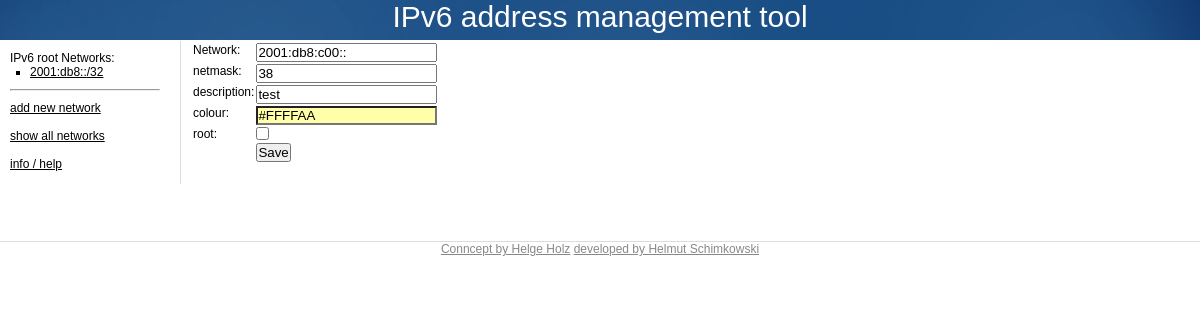
The app's page /?action=editNetworkForm&id=824 with its own data.
### tables this page shows
CREATE TABLE IF NOT EXISTS `ipamv6` (
  `id` int(11) NOT NULL AUTO_INCREMENT,
  `network` varchar(39) NOT NULL,
  `network_bin` varchar(128) NOT NULL,
  `mask` int(3) NOT NULL,
  `root` double NOT NULL,
  `color` varchar(7) NOT NULL,
  `description` text NOT NULL,
  PRIMARY KEY (`id`)
);

### class/mysq.class.php (called while the page is built, shortened)
<?php
class mysql
{
    private $host     = '';
    private $user     = '';
    private $passwort     = '';
    private $dbname     = '';
    private $last_injection = '';
    private $conn_id = null;
    public function __construct()
    {
        $this->host     = DB_HOST.":".DB_PORT;
        $this->user     = DB_USER;
        $this->passwort = DB_PASS;
        $this->dbname     = DB_NAME;
        return($this->conn_id);
    }
    private function connect_mysql()
    {
        $this->conn_id = new mysqli($this->host,$this->user,$this->passwort, $this->dbname);
    }
    public function query($sqlcode)
    {
        $this->last_injection = $this->conn_id->query($sqlcode);
        return($this->last_injection);
    }
    public function array_result($sql = NULL, &$row = '')
    {
        $inc = '';
        if($sql === NULL)
        {
            $inc = $this->last_injection;
            } else {
            $inc = $sql;
        }
        $row = mysqli_fetch_array($inc);
        return($row);
    }
}
?>

### class/ipv6.php (called while the page is built, shortened)
<?php
class IPv6
{
	private $myAddress;
	public $myPrefix;
	public function initHex($net, $prefix)
	{
		$this->myPrefix = $prefix;
	}
	public function initBinary($bin, $mask)
	{
		$return = "";
		for($i=0; $i < strlen($bin)/4 ; $i++)
		{
			if(($i % 4)==0 && $i!=0)
				$return = $return.":";
			$part = substr($bin, ($i*4), 4);
			if($part=="0000")
				$return = $return."0";
			elseif($part=="0001")
			$return = $return."1";
			elseif($part=="0010")
			$return = $return."2";
			elseif($part=="0011")
			$return = $return."3";
			elseif($part=="0100")
			$return = $return."4";
			elseif($part=="0101")
			$return = $return."5";
			elseif($part=="0110")
			$return = $return."6";
			elseif($part=="0111")
			$return = $return."7";
			elseif($part=="1000")
			$return = $return."8";
			elseif($part=="1001")
			$return = $return."9";
			elseif($part=="1010")
			$return = $return."a";
			elseif($part=="1011")
			$return = $return."b";
			elseif($part=="1100")
			$return = $return."c";
			elseif($part=="1101")
			$return = $return."d";
			elseif($part=="1110")
			$return = $return."e";
			elseif($part=="1111")
			$return = $return."f";
		}
		$this->myPrefix = $mask;
		$this->myAddress = $return;
	}
	private function expand($addr)
	{
		if (strpos($addr, '::') !== false) {
			$part = explode('::', $addr);
			$part[0] = explode(':', $part[0]);
			$part[1] = explode(':', $part[1]);
			$missing = array();
			for ($i = 0; $i < (8 - (count($part[0]) + count($part[1]))); $i++)
				array_push($missing, '0000');
			$missing = array_merge($part[0], $missing);
			$part = array_merge($missing, $part[1]);
		} else {
			$part = explode(":", $addr);
		}
		$result = implode(':', $part);
		if (strlen($result) == 39) {
			$this->myAddress = $result;
		} else {
			return false;
		}
	}
	public function getMyCompressedAddress()
	{
		return inet_ntop(inet_pton($this->myAddress));
	}
	public function binAddress()
	{
		$result ="";
		$addr = str_replace(":", "", $this->myAddress);
		for ($i=0; $i < strlen($addr); $i++)
		{
			if($addr[$i]=="0")
				$result = $result."0000";
			elseif ($addr[$i]=="1")
			$result = $result."0001";
			elseif ($addr[$i]=="2")
			$result = $result."0010";
			elseif ($addr[$i]=="3")
			$result = $result."0011";
			elseif ($addr[$i]=="4")
			$result = $result."0100";
			elseif ($addr[$i]=="5")
			$result = $result."0101";
			elseif ($addr[$i]=="6")
			$result = $result."0110";
			elseif ($addr[$i]=="7")
			$result = $result."0111";
			elseif ($addr[$i]=="8")
			$result = $result."1000";
			elseif ($addr[$i]=="9")
			$result = $result."1001";
			elseif ($addr[$i]=="a" || $addr[$i]=="A")
			$result = $result."1010";
			elseif ($addr[$i]=="b" || $addr[$i]=="B")
			$result = $result."1011";
			elseif ($addr[$i]=="c" || $addr[$i]=="C")
			$result = $result."1100";
			elseif ($addr[$i]=="d" || $addr[$i]=="D")
			$result = $result."1101";
			elseif ($addr[$i]=="e" || $addr[$i]=="E")
			$result = $result."1110";
			elseif ($addr[$i]=="f" || $addr[$i]=="F")
			$result = $result."1111";
		}
		return $result;
	}
	public function binMask()
	{
		$result=str_repeat("1", $this->myPrefix);
		$result=$result.str_repeat("0", 128-$this->myPrefix);
		return $result;
	}
	public function binNetwork()
	{
		$result = "";
		$binAddr=$this->binAddress();
		$binMask=$this->binMask();
		for($i=0; $i < strlen($binMask); $i++)
		{
			if($binMask[$i]=='1')
				$result = $result.$binAddr[$i];
			else
				$result = $result."0";
		}
		return $result;
	}
	public function hexExpandedNetwork()
	{
		$return = "";
		$bin = $this->binNetwork();
		for($i=0; $i < strlen($bin)/4 ; $i++)
		{
			if(($i % 4)==0 && $i!=0)
				$return = $return.":";
			$part = substr($bin, ($i*4), 4);
			if($part=="0000")
				$return = $return."0";
			elseif($part=="0001")
			$return = $return."1";
			elseif($part=="0010")
			$return = $return."2";
			elseif($part=="0011")
			$return = $return."3";
			elseif($part=="0100")
			$return = $return."4";
			elseif($part=="0101")
			$return = $return."5";
			elseif($part=="0110")
			$return = $return."6";
			elseif($part=="0111")
			$return = $return."7";
			elseif($part=="1000")
			$return = $return."8";
			elseif($part=="1001")
			$return = $return."9";
			elseif($part=="1010")
			$return = $return."a";
			elseif($part=="1011")
			$return = $return."b";
			elseif($part=="1100")
			$return = $return."c";
			elseif($part=="1101")
			$return = $return."d";
			elseif($part=="1110")
			$return = $return."e";
			elseif($part=="1111")
			$return = $return."f";
		}
		return $return;
	}
	public function hexCompressedNetwork()
	{
		return inet_ntop(inet_pton($this->hexExpandedNetwork()));
	}
}
?>

### editNetworkForm.php (the view, shortened to what this page needs)
<?php
$id = $_GET['id'];
$q = "SELECT * FROM `ipamv6` WHERE `id`='".$id."' LIMIT 1;";
$res = $sql->query($q);
$row = $sql->array_result($res);
$rootNetwork = new IPv6();
$rootNetwork->initBinary($row['network_bin'], $row['mask']);
?>
<form action="./" method="get">
	<table>
		<tr>
			<td>Network:</td>
			<td><input type="text" name="newNetwork" value="<?php echo $rootNetwork->getMyCompressedAddress(); ?>"></td>
		</tr>
		<tr>
			<td>netmask:</td>
			<td><input type="text" name="newMask" value="<?php echo $row['mask']; ?>"></td>
		</tr>
		<tr>
			<td>description:</td>
			<td><input type="text" name="newDescription" value="<?php echo $row['description']; ?>"></td>
		</tr>
		<tr>
			<td>colour:</td>
			<td>
				<input type="text" class="color {hash:true,pickerPosition:'right',pickerClosable:true}" name="newColor" value="<?php echo $row['color']; ?>">
			</td>
		</tr>
		<tr>
			<td>root:</td>
			<td><input type="checkbox" name="newRoot" value="1" <?php if($row['root'] == "1"){echo "checked";}?>></td>
		</tr>
		<tr>
			<td></td>
			<td><input type="submit" value="Save"></td>
		</tr>
	</table>
</form>

### functions.php (shortened to what this page needs)
<?php
function left()
{
	global $sql;
	$res = $sql->query("SELECT * FROM `".DB_PREFIX."ipamv6` WHERE `root`=1 ORDER BY `network_bin` ASC;");
	?>
	IPv6 root Networks:
	<ul>
		<?php
		while($row = $sql->array_result($res))
		{
			$ipv6 = new IPv6();
			$ipv6->initHex($row['network'], $row['mask']);
			?><li>
				<a 	href="./?action=sudoku&amp;mask=<?php echo floor($ipv6->myPrefix/8)*8; ?>&amp;network=<?php echo $ipv6->binNetwork() ?>" title="<?php echo $row['description']; ?>">
					<?php echo $ipv6->hexCompressedNetwork()."/".$row['mask']; ?>
				</a>
		<?php }
		?>
		</ul>
		<hr />
		<a href="./?action=addCustomNetworkForm">add new network</a><br />
		<br />
		<a href="./?action=showIpv6Route">show all networks</a><br />
		<br />
		<a href="http://ipamv6.schimkowski.net" target="_blank">info / help</a><br />
	<?php
}
	?>

### css/main.css (style rules this page uses)
* { margin: 0px 0px 0px 0px; padding: 0px 0px 0px 0px; vertical-align: top; font-family: 'Century Gothic', Verdana, Arial; }
a { color: #000000; }
ul { margin-left: 20px; }
li { list-style-type: square; }
hr { margin-top: 10px; margin-bottom: 10px; }
body { counter-reset: ebene1; }

### records on screen
ipamv6: hexCompressedNetwork "2001:db8::", mask "32"
ipamv6: newNetwork "2001:db8:c00::", newMask "38", newDescription "test", newColor "#FFFFAA"
